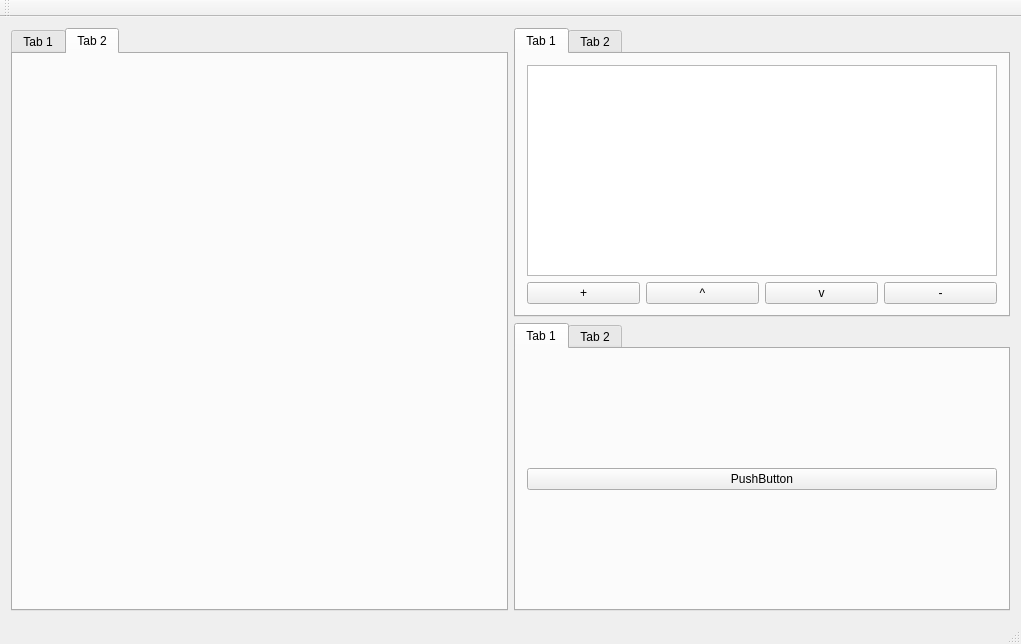
<?xml version="1.0" encoding="UTF-8"?>
<ui version="4.0">
 <class>MainWindow</class>
 <widget class="QMainWindow" name="MainWindow">
  <property name="geometry">
   <rect>
    <x>0</x>
    <y>0</y>
    <width>1021</width>
    <height>644</height>
   </rect>
  </property>
  <property name="windowTitle">
   <string>MainWindow</string>
  </property>
  <widget class="QWidget" name="centralWidget">
   <layout class="QHBoxLayout" name="horizontalLayout">
    <item>
     <layout class="QVBoxLayout" name="verticalLayout_2">
      <property name="sizeConstraint">
       <enum>QLayout::SetDefaultConstraint</enum>
      </property>
      <item>
       <widget class="QTabWidget" name="tabWidget">
        <property name="currentIndex">
         <number>1</number>
        </property>
        <widget class="QWidget" name="tab">
         <attribute name="title">
          <string>Tab 1</string>
         </attribute>
         <layout class="QGridLayout" name="gridLayout">
          <item row="0" column="0">
           <widget class="QPushButton" name="pushButton">
            <property name="text">
             <string>PushButton</string>
            </property>
           </widget>
          </item>
         </layout>
        </widget>
        <widget class="QWidget" name="tab_2">
         <attribute name="title">
          <string>Tab 2</string>
         </attribute>
        </widget>
       </widget>
      </item>
     </layout>
    </item>
    <item>
     <layout class="QVBoxLayout" name="verticalLayout"/>
    </item>
    <item>
     <layout class="QVBoxLayout" name="verticalLayout_3">
      <property name="topMargin">
       <number>0</number>
      </property>
      <item>
       <layout class="QVBoxLayout" name="verticalLayout_5">
        <property name="rightMargin">
         <number>24</number>
        </property>
       </layout>
      </item>
      <item>
       <layout class="QVBoxLayout" name="verticalLayout_4">
        <item>
         <widget class="QTabWidget" name="tabWidget_2">
          <widget class="QWidget" name="tab_3">
           <attribute name="title">
            <string>Tab 1</string>
           </attribute>
           <layout class="QVBoxLayout" name="verticalLayout_6">
            <item>
             <widget class="QListView" name="listView">
              <property name="dragEnabled">
               <bool>false</bool>
              </property>
              <property name="dragDropOverwriteMode">
               <bool>false</bool>
              </property>
              <property name="dragDropMode">
               <enum>QAbstractItemView::NoDragDrop</enum>
              </property>
              <property name="alternatingRowColors">
               <bool>true</bool>
              </property>
              <property name="selectionMode">
               <enum>QAbstractItemView::SingleSelection</enum>
              </property>
              <property name="movement">
               <enum>QListView::Static</enum>
              </property>
              <property name="flow">
               <enum>QListView::TopToBottom</enum>
              </property>
             </widget>
            </item>
            <item>
             <layout class="QHBoxLayout" name="horizontalLayout_2">
              <property name="topMargin">
               <number>0</number>
              </property>
              <item>
               <widget class="QPushButton" name="addLayerPushButton">
                <property name="text">
                 <string>+</string>
                </property>
               </widget>
              </item>
              <item>
               <widget class="QPushButton" name="moveLayerTopPushButton">
                <property name="text">
                 <string>^</string>
                </property>
               </widget>
              </item>
              <item>
               <widget class="QPushButton" name="moveLayerBottomPushButton">
                <property name="text">
                 <string>v</string>
                </property>
               </widget>
              </item>
              <item>
               <widget class="QPushButton" name="removeLayerPushButton">
                <property name="text">
                 <string>-</string>
                </property>
               </widget>
              </item>
             </layout>
            </item>
           </layout>
          </widget>
          <widget class="QWidget" name="tab_4">
           <attribute name="title">
            <string>Tab 2</string>
           </attribute>
          </widget>
         </widget>
        </item>
        <item>
         <widget class="QTabWidget" name="tabWidget_3">
          <widget class="QWidget" name="tab_5">
           <attribute name="title">
            <string>Tab 1</string>
           </attribute>
           <layout class="QHBoxLayout" name="horizontalLayout_3">
            <item>
             <widget class="QPushButton" name="createBrushPushButton">
              <property name="text">
               <string>PushButton</string>
              </property>
             </widget>
            </item>
           </layout>
          </widget>
          <widget class="QWidget" name="tab_6">
           <attribute name="title">
            <string>Tab 2</string>
           </attribute>
          </widget>
         </widget>
        </item>
       </layout>
      </item>
     </layout>
    </item>
   </layout>
  </widget>
  <widget class="QMenuBar" name="menuBar">
   <property name="geometry">
    <rect>
     <x>0</x>
     <y>0</y>
     <width>1021</width>
     <height>25</height>
    </rect>
   </property>
  </widget>
  <widget class="QToolBar" name="mainToolBar">
   <attribute name="toolBarArea">
    <enum>TopToolBarArea</enum>
   </attribute>
   <attribute name="toolBarBreak">
    <bool>false</bool>
   </attribute>
  </widget>
  <widget class="QStatusBar" name="statusBar"/>
 </widget>
 <layoutdefault spacing="6" margin="11"/>
 <resources/>
 <connections/>
</ui>
